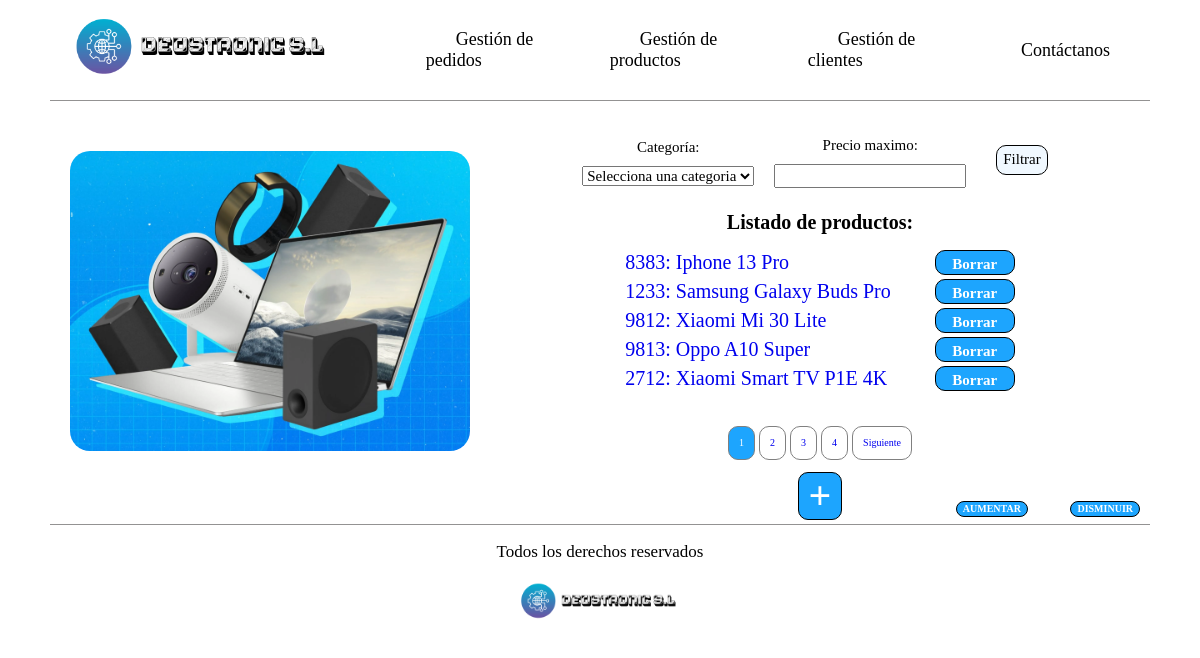
Page /deustronic/producto/ on the committed database.
### empresaDjango/models.py (models this page shows, shortened)
class Producto(models.Model):
    categoria = models.ForeignKey(Categoria, on_delete=models.CASCADE)
    cod_producto = models.CharField(max_length=10, unique=True)
    nombre_producto = models.CharField(max_length=50)
    descripcion = models.TextField()
    precio_unidad = models.IntegerField()
    modelo = models.CharField(max_length=50)

### empresaDjango/views.py (the view)
# urls.py: path('producto/', views.index_productoListView.as_view(), name='index_pro'),
class index_productoListView(ListView):
    model = Producto
    formulario = ProductoForm
    template_name = 'index_producto.html'
    context_object_name = 'listado_productos'
    paginate_by = 5
    def get_queryset(self):
        productos = Producto.objects.all()
        self.formulario = FiltrarForm(self.request.GET)
        if self.formulario.is_valid():
            id_categoria = self.formulario.cleaned_data.get('categoria')
            max_precio = self.formulario.cleaned_data.get('max_precio')
            if id_categoria:
                productos = productos.filter(categoria_id=id_categoria)
            if max_precio is not None:
                productos = productos.filter(precio_unidad__lt=max_precio)
        return productos
    def get_context_data(self, **kwargs):
        context = super().get_context_data(**kwargs)
        context['formulario'] = self.formulario
        return context

### empresaDjango/forms.py
class FiltrarForm(forms.Form):
    categoria = forms.ModelChoiceField(queryset=Categoria.objects.all(), empty_label="Selecciona una categoria",
                                       required=False, label='Categoría')
    max_precio = forms.IntegerField(label='Precio maximo', min_value=0, required=False)

### empresaDjango/models.py (called while the page is built)
    def __str__(self):
        return f"nombre={self.nombre_categoria}"

### empresaDjango/templates/index_producto.html (shortened to what this page needs)
{% extends 'base.html' %}
{% load static %}
{% block contenido %}
    <div class="contenedor-principal-index">
        <div class="parte-izquierda">
            <img src="{% static 'images/productos.webp' %}" alt="Foto con diferentes productos tecnológicos"/>
        </div>
        <div class="parte-derecha">
             <form class="formularios_contenido formulario-filtrar" action="{% url 'index_pro' %}" method="get">
            {{ formulario.as_ul }}
            <input class="boton_filtrar boton" type="submit" value="Filtrar">
                </form>
            <h1>Listado de productos:</h1>
            <table class="listados">
                {% for pr in listado_productos %}
                    <tr>
                        <td>
                            <a href="{% url 'detail_pro' pr.cod_producto %}">
                                {{ pr.cod_producto }}: {{ pr.nombre_producto }} {{ pr.modelo }}
                            </a>
                        </td>
                        <td><div class="boton_borrar boton"><a href="{% url 'borrar_producto' pr.cod_producto %}"> Borrar </a></div></td>
                    </tr>
                {% endfor %}
            </table>
                {% if is_paginated %}
                    <div class="contenedor-paginacion">
                        <ul class="paginacion">
                            {% for pagina in paginator.page_range %}
                                {% if page_obj.number == pagina %}
                                    <li class="pagina pagina-actual">
                                        <a href="?{{ request.GET.urlencode }}&page={{ pagina }}">{{ pagina }}</a>
                                    </li>
                                {% else %}
                                    <li class="pagina">
                                        <a href="?{{ request.GET.urlencode }}&page={{ pagina }}">{{ pagina }}</a>
                                    </li>
                                {% endif %}
                            {% endfor %}
                            {% if page_obj.has_next %}
                                <li class="pagina">
                                    <a href="?{{ request.GET.urlencode }}&page={{ page_obj.next_page_number }}">Siguiente</a>
                                </li>
                            {% endif %}
                        </ul>
                    </div>
                {% endif %}
            <div class="boton_crear boton">
                <a href="{% url 'producto_create' %}"> + </a>
            </div>
        </div>
    </div>
{% endblock %}

### empresaDjango/static/css/styles.css (style rules this page uses)
html { box-sizing: border-box; font-size: 62.5%; background-color: white; }
*, *:before, * after { box-sizing: inherit; }
a { text-decoration: none; }
.boton { background-color: #1DA5FE; transition: background-color 0.3s ease; border: 0.1rem solid black; }
.boton a { color: white; }
.contenedor-principal-index { margin: 2rem 5rem 1rem 5rem; display: grid; height: 37rem; grid-template-columns: 40% 60%; }
.parte-izquierda { display: flex; margin-left: 2rem; margin-top: 3rem; align-items: center; height: 30rem; }
.parte-izquierda img { border-radius: 2rem; width: 40rem; height: 30rem; }
.parte-derecha { display: flex; flex-direction: column; align-items: center; justify-content: center; height: 40rem; }
.listados { font-size: 2rem; margin-bottom: 1rem; display: flex; }
.paginacion { display: flex; flex-direction: row; list-style: none; justify-content: center; margin-top: 2rem; padding: 0; }
.pagina { margin: 0.2rem; padding: 1rem; border: 1px solid grey; border-radius: 1rem; }
.pagina-actual { background-color:#1DA5FE; }
.pagina-actual a { color: white; }
.boton_crear { font-size: 4rem; font-weight: bolder; background-color: #1DA5FE; border-radius: 1rem; }
.boton_crear a { color: white; margin-left: 1rem; margin-right: 1rem; }
.boton_borrar { font-weight: bolder; background-color: #1DA5FE; width: 8rem; border-radius: 1rem; margin-left: 4rem; text-align: center; justify-content: center; }
.boton_borrar a { color: white; font-size: 1.5rem; }
.formularios_contenido li { padding-top: 0.5rem; margin: 1rem; list-style: none; display: flex; flex-direction: column; text-align: center; font-size: 1.5rem; }
.formularios_contenido label { padding-bottom: 1rem; }
.formularios_contenido input { text-align: center; }
.formularios_contenido { display: flex; flex-direction: column; align-items: center; }
.formulario-filtrar { display: flex; flex-direction: row; }
.boton_filtrar { margin: 2rem; background-color: aliceblue; font-size: 1.5rem; border-radius: 1rem; height: 3rem; transition: background-color 0.3s ease; }

### rows in the picture
Producto: cod_producto "8383", nombre_producto "Iphone 13", modelo "Pro"
Producto: cod_producto "1233", nombre_producto "Samsung Galaxy Buds", modelo "Pro"
Producto: cod_producto "9812", nombre_producto "Xiaomi Mi 30", modelo "Lite"
Producto: cod_producto "9813", nombre_producto "Oppo A10", modelo "Super"
Producto: cod_producto "2712", nombre_producto "Xiaomi Smart TV", modelo "P1E 4K"

### other values in the picture
{{ pagina }} "1"
{{ pagina }} "2" "3" "4"
